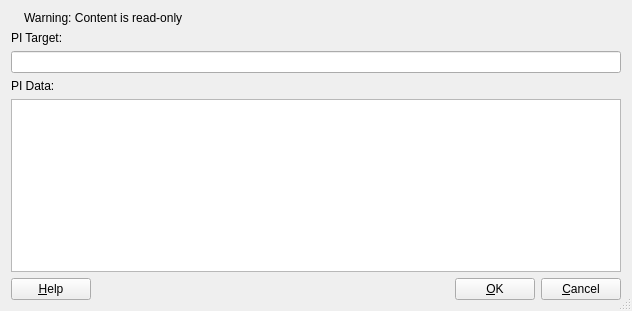
<ui version="4.0" >
 <author></author>
 <comment></comment>
 <exportmacro></exportmacro>
 <class>EditCommentPIDialogBase</class>
 <widget class="QDialog" name="EditCommentPIDialogBase" >
  <property name="geometry" >
   <rect>
    <x>0</x>
    <y>0</y>
    <width>632</width>
    <height>311</height>
   </rect>
  </property>
  <property name="windowTitle" >
   <string>Edit Comment PI</string>
  </property>
  <property name="sizeGripEnabled" >
   <bool>true</bool>
  </property>
  <layout class="QGridLayout" >
   <property name="margin" >
    <number>11</number>
   </property>
   <property name="spacing" >
    <number>6</number>
   </property>
   <item row="5" column="0" >
    <layout class="QHBoxLayout" >
     <property name="margin" >
      <number>0</number>
     </property>
     <property name="spacing" >
      <number>6</number>
     </property>
     <item>
      <widget class="QPushButton" name="helpButton_" >
       <property name="text" >
        <string>&amp;Help</string>
       </property>
       <property name="shortcut" >
        <string>Alt+H</string>
       </property>
       <property name="autoDefault" >
        <bool>false</bool>
       </property>
      </widget>
     </item>
     <item>
      <spacer>
       <property name="orientation" >
        <enum>Qt::Horizontal</enum>
       </property>
       <property name="sizeType" >
        <enum>QSizePolicy::Expanding</enum>
       </property>
       <property name="sizeHint" >
        <size>
         <width>20</width>
         <height>20</height>
        </size>
       </property>
      </spacer>
     </item>
     <item>
      <widget class="QPushButton" name="okButton_" >
       <property name="text" >
        <string>&amp;OK</string>
       </property>
       <property name="shortcut" >
        <string>Alt+O</string>
       </property>
       <property name="autoDefault" >
        <bool>false</bool>
       </property>
      </widget>
     </item>
     <item>
      <widget class="QPushButton" name="cancelButton_" >
       <property name="text" >
        <string>&amp;Cancel</string>
       </property>
       <property name="shortcut" >
        <string>Alt+C</string>
       </property>
       <property name="autoDefault" >
        <bool>false</bool>
       </property>
      </widget>
     </item>
    </layout>
   </item>
   <item row="4" column="0" >
    <widget class="QTextEdit" name="dataEdit_" >
     <property name="tabChangesFocus" >
      <bool>true</bool>
     </property>
     <property name="acceptRichText" >
      <bool>false</bool>
     </property>
    </widget>
   </item>
   <item row="3" column="0" >
    <widget class="QLabel" name="dataLabel_" >
     <property name="frameShape" >
      <enum>QFrame::NoFrame</enum>
     </property>
     <property name="frameShadow" >
      <enum>QFrame::Plain</enum>
     </property>
     <property name="text" >
      <string>PI Data:</string>
     </property>
    </widget>
   </item>
   <item row="2" column="0" >
    <widget class="QLineEdit" name="targetEdit_" />
   </item>
   <item row="1" column="0" >
    <widget class="QLabel" name="targetLabel_" >
     <property name="text" >
      <string>PI Target:</string>
     </property>
    </widget>
   </item>
   <item row="0" column="0" >
    <layout class="QHBoxLayout" >
     <property name="margin" >
      <number>0</number>
     </property>
     <property name="spacing" >
      <number>6</number>
     </property>
     <item>
      <widget class="QLabel" name="readonlyIcon_" >
       <property name="sizePolicy" >
        <sizepolicy>
         <hsizetype>0</hsizetype>
         <vsizetype>0</vsizetype>
         <horstretch>0</horstretch>
         <verstretch>0</verstretch>
        </sizepolicy>
       </property>
       <property name="toolTip" >
        <string>Custom content with this name already exists</string>
       </property>
       <property name="pixmap" >
        <pixmap/>
       </property>
       <property name="scaledContents" >
        <bool>true</bool>
       </property>
      </widget>
     </item>
     <item>
      <widget class="QLabel" name="readonlyLabel_" >
       <property name="text" >
        <string>Warning: Content is read-only</string>
       </property>
       <property name="textFormat" >
        <enum>Qt::PlainText</enum>
       </property>
      </widget>
     </item>
    </layout>
   </item>
  </layout>
 </widget>
 <layoutdefault spacing="6" margin="11" />
 <pixmapfunction></pixmapfunction>
 <tabstops>
  <tabstop>targetEdit_</tabstop>
  <tabstop>dataEdit_</tabstop>
  <tabstop>helpButton_</tabstop>
  <tabstop>okButton_</tabstop>
  <tabstop>cancelButton_</tabstop>
 </tabstops>
 <resources/>
 <connections>
  <connection>
   <sender>cancelButton_</sender>
   <signal>clicked()</signal>
   <receiver>EditCommentPIDialogBase</receiver>
   <slot>reject()</slot>
   <hints>
    <hint type="sourcelabel" >
     <x>553</x>
     <y>284</y>
    </hint>
    <hint type="destinationlabel" >
     <x>20</x>
     <y>20</y>
    </hint>
   </hints>
  </connection>
 </connections>
</ui>
